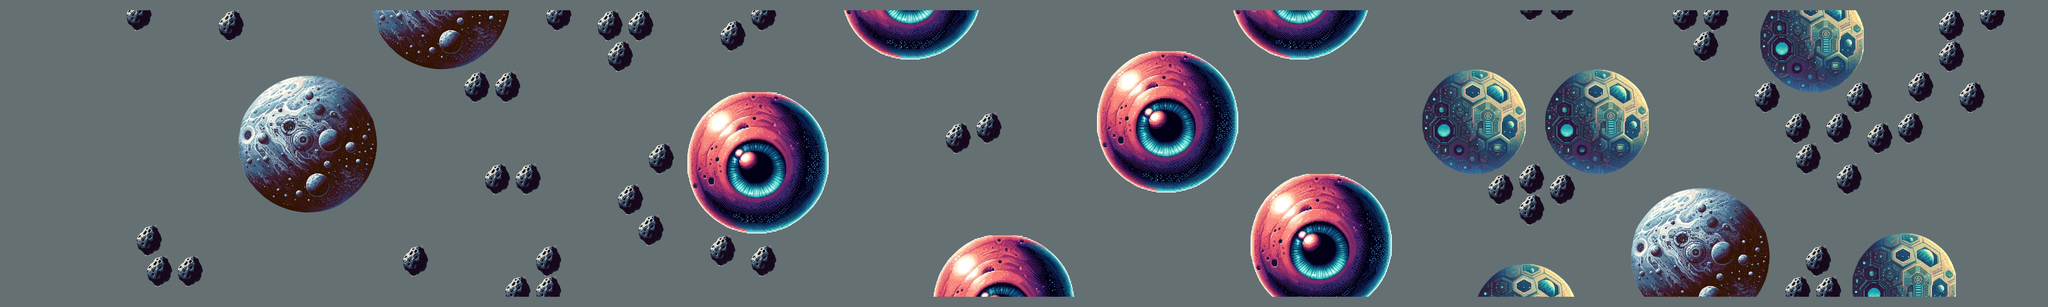

This is a level from a 2D game, rendered from its Tiled map with the project's own tilesets. A one-line summary and the map file follow, with tile-layer data summarised:
An orthogonal 200x30 tile map with 32x32 px tiles, 2 tile layers (地面, 障碍物), 6 tilesets and 2 objects.

<map version="1.10" tiledversion="1.10.2" orientation="orthogonal" renderorder="right-down" width="200" height="30" tilewidth="32" tileheight="32" infinite="0" nextlayerid="5" nextobjectid="8">
 <tileset firstgid="1" name="City" tilewidth="32" tileheight="32" tilecount="7240" columns="8">
  <image source="tiles/City.png" trans="000000" width="256" height="28971" />
 </tileset>
 <tileset firstgid="7241" source="tiles/portals.tsx" />
 <tileset firstgid="7250" name="otherplanet" tilewidth="32" tileheight="32" tilecount="225" columns="15">
  <image source="tiles/otherplanet.png" trans="000000" width="500" height="500" />
 </tileset>
 <tileset firstgid="7475" name="image-removebg-preview (8)" tilewidth="32" tileheight="32" tilecount="210" columns="15">
  <image source="tiles/image-removebg-preview (8).png" trans="000000" width="487" height="450" />
 </tileset>
 <tileset firstgid="7685" name="陨石 (1)" tilewidth="32" tileheight="32" tilecount="9" columns="3">
  <image source="tiles/陨石 (1).png" trans="000000" width="96" height="96" />
 </tileset>
 <tileset firstgid="7694" name="otherplanet2" tilewidth="32" tileheight="32" tilecount="132" columns="12">
  <image source="tiles/otherplanet2.png" trans="000000" width="413" height="361" />
 </tileset>
 <layer id="1" name="地面" width="200" height="30">
  <data>[6000 cells, 6000 non-empty, 1 distinct tile ids]</data>
 </layer>
 <layer id="2" name="障碍物" width="200" height="30">
  <data>[6000 cells, 2714 non-empty, 577 distinct tile ids]</data>
 </layer>
 <objectgroup id="4" name="portal_School">
  <object id="7" gid="7248" x="6204" y="526" width="96" height="96" />
 </objectgroup>
 <objectgroup id="3" name="portal_Home">
  <object id="4" gid="7249" x="52" y="538.909" width="96" height="96" />
 </objectgroup>
</map>